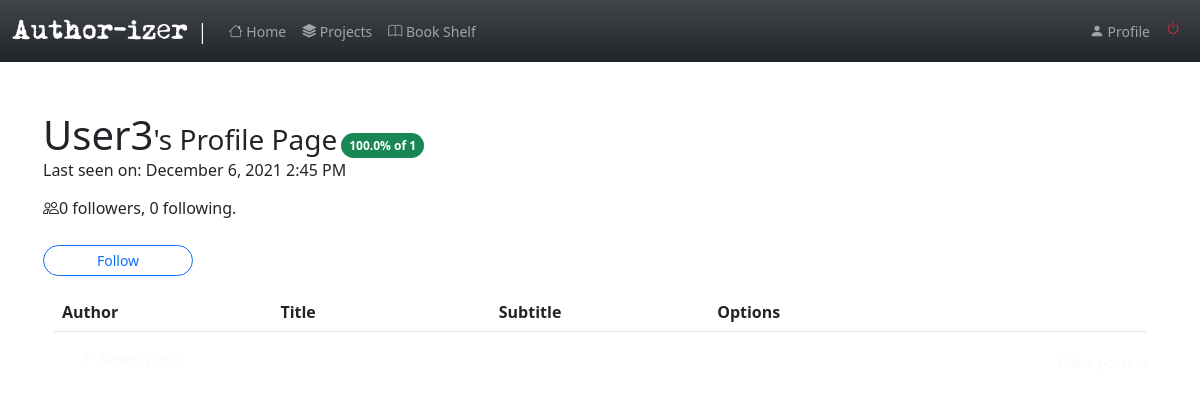
Page /user/user3 (signed in) on the earlier database version.
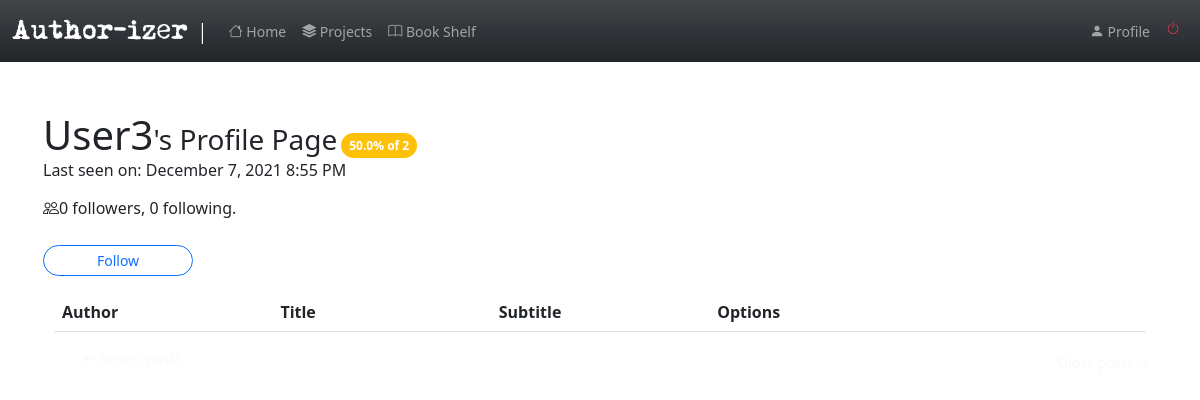
Same page on the later database version.
### app/models.py (models this page shows, shortened)
class User(UserMixin, db.Model):
    id = db.Column(db.Integer, primary_key=True )
    username = db.Column(db.String(64), index=True, unique=True)
    email = db.Column(db.String(120), index=True, unique=True)
    password_hash = db.Column(db.String(128))
    posts = db.relationship('Post', backref='author', lazy='dynamic')
    about_me = db.Column(db.String(140))
    last_seen = db.Column(db.DateTime, default=datetime.utcnow)
    followed = db.relationship(
        'User', secondary=followers,
        primaryjoin=(followers.c.follower_id == id),
        secondaryjoin=(followers.c.followed_id == id),
        backref=db.backref('followers', lazy='dynamic'), lazy='dynamic')
    def is_following(self, user):
        return self.followed.filter(
            followers.c.followed_id == user.id).count() > 0

### app/routes.py (the view)
@app.route('/user/<username>')
@login_required
def user(username):
    user = User.query.filter_by(username=username).first_or_404()
    page = request.args.get('page', 1, type=int)
    authorate= user_rating(username)
    posts = user.posts.order_by(Post.timestamp.desc()).paginate(
        page, app.config['POSTS_PER_PAGE'], False)
    next_url = url_for('user', username=user.username, page=posts.next_num) \
        if posts.has_next else None
    prev_url = url_for('user', username=user.username, page=posts.prev_num) \
        if posts.has_prev else None
    form = EmptyForm()
    return render_template('user.html', user=user, posts=posts.items,
                           next_url=next_url, prev_url=prev_url, form=form, username=current_user.username,authorate=authorate, total=total_rating)

### app/forms.py
class SearchForm(FlaskForm):
    q = StringField(('Search'), validators=[DataRequired()])
    def __init__(self, *args, **kwargs):
        if 'formdata' not in kwargs:
            kwargs['formdata'] = request.args
        if 'csrf_enabled' not in kwargs:
            kwargs['csrf_enabled'] = False
        super(SearchForm, self).__init__(*args, **kwargs)

class EmptyForm(FlaskForm):
    submit = SubmitField('Submit')

### app/models.py (called while the page is built)
@login.user_loader
def load_user(id):
    return User.query.get(int(id))

    @classmethod
    def before_commit(cls, session):
        session._changes = {
            'add': list(session.new),
            'update': list(session.dirty),
            'delete': list(session.deleted)
        }

    @classmethod
    def after_commit(cls, session):
        for obj in session._changes['add']:
            if isinstance(obj, SearchableMixin):
                add_to_index(obj.__tablename__, obj)
        for obj in session._changes['update']:
            if isinstance(obj, SearchableMixin):
                add_to_index(obj.__tablename__, obj)
        for obj in session._changes['delete']:
            if isinstance(obj, SearchableMixin):
                remove_from_index(obj.__tablename__, obj)
        session._changes = None

### app/rating.py (called while the page is built)
def user_rating(username):
    conts=[]
    contributes=Contribute.query.filter_by(contributor=username).all()
    num=len(contributes)
    for contribute in contributes:
        if contribute.accepted ==1:
            conts.append(contribute)
    acc_len = len(conts)
    if num>0:
        rating=(acc_len*100)/num
        return round(rating,1)
    else:
        return 0

def total_rating(username):
   contributes=Contribute.query.filter_by(contributor=username).all()
   num=len(contributes)
   return num

### app/routes.py (called while the page is built)
@app.before_request
def before_request():
    if current_user.is_authenticated:
        current_user.last_seen = datetime.utcnow()
        db.session.commit()
        g.search_form = SearchForm()

### app/templates/user.html (shortened to what this page needs)
{% extends "base.html" %}
{% import 'bootstrap/form.html' as wtf %}
{% block app_content %}
<table class="container">
    <tr>
        <td>
            <h1 class='d-inline'>{{ user.username.capitalize() }}</h1><h3 class='d-inline'>'s Profile Page</h3>
            {%if authorate >=80%}
            <span class='badge bg-success text-wrap d-inline rounded-pill'> {{authorate}}% of {{total(username=user.username)}}</span>
            {%elif 80>authorate >=50 %}
            <span class='badge bg-warning text-wrap d-inline rounded-pill'> {{authorate}}% of {{total(username=user.username)}}</span>
            {%elif authorate<50 %}
            <span class='badge bg-danger text-wrap d-inline rounded-pill'> {{authorate}}% of {{total(username=user.username)}} </span>
            {%endif%}
            {% if user.last_seen %}
                    <p>Last seen on: {{ moment(user.last_seen).format('LLL') }}</p>
                    {% endif %}
            <p><span>{{ render_icon('people') }}</span>{{ user.followers.count() }} followers, {{ user.followed.count() }} following.</p>
            {% if user == current_user %}
            <p class="btn-sm rounded-pill btn-outline-light float-start"><a class='text-decoration-none text-success ' href="{{ url_for('edit_profile') }}">Edit profile</a></p>
            {% elif not current_user.is_following(user) %}
            <p>
                <form action="{{ url_for('follow', username=user.username) }}" method="post">
                    {{ form.submit(value='Follow', class='btn btn-sm rounded-pill btn-outline-primary') }}
                </form>
            </p>
            {% endif %}
        </td>
    </tr>
</table>
<div class='container'>
    <table class="table">
        <thead>
          <tr class='mb-5 bg-body row-cols-5'>
            <th scope="col-sm-2">Author</th>
            <th scope="col-sm-2">Title</th>
            <th scope="col-sm-2">Subtitle</th>
            <th scope="col-sm-2">Options</th>
            <th scope="col-sm-2">  </th>
          </tr>
        </thead>
    </table>
    </div>
<nav aria-label="...">
    <ul class="pager">
        {% if not prev_url %}
        <li class='btn-sm rounded-pill btn-outline-light d-inline'>
            <a type="button" class="btn-outline-light text-decoration-none" href="{{ prev_url or '#' }}">
                <span aria-hidden="true">&larr;</span> Newer posts
            </a>
        </li>
        {%elif prev_url%}
        <li class="btn-sm rounded-pill btn-secondary d-inline">
            <a type="button" class="btn-outline-light text-decoration-none" href="{{ prev_url or '#' }}">
                <span aria-hidden="true">&larr;</span> Newer posts
            </a>
        </li>
        {% endif %}
        {% if not next_url %}
        <li  class='btn-sm rounded-pill btn-outline-light d-inline float-end' >
            <a type="button" class="btn-outline-light text-decoration-none " href="{{ next_url or '#' }}">
                Older posts <span aria-hidden="true">&rarr;</span>
            </a>
        </li>
        {%elif next_url%}
        <li  class="btn-sm rounded-pill btn-secondary d-inline float-end ">
            <a type="button" class="btn-outline-light text-decoration-none " href="{{ next_url or '#' }}">
                Older posts <span aria-hidden="true">&rarr;</span>
            </a>
        </li>
        {% endif %}
    </ul>
</nav>
{% endblock %}

### app/templates/base.html (shortened to what this page needs)
{% import "bootstrap/form.html" as wtf %}
{% from 'bootstrap/form.html' import render_form, render_field, render_form_row %}
{% from 'bootstrap/utils.html' import render_static, render_messages, render_icon %}
<html lang="en">
<head>
{% block head %}
{% block styles %}
<link rel="stylesheet" href="{{ url_for('static', filename='style.css') }}">
<link href="https://cdn.jsdelivr.net/npm/bootstrap@5.1.3/dist/css/bootstrap.min.css" rel="stylesheet">
<link rel="stylesheet" href="https://cdn.jsdelivr.net/npm/bootstrap-icons@1.7.1/font/bootstrap-icons.css">
{% endblock %}
{% endblock %}
</head>
<body>
{% block navbar %}
<nav class="navbar navbar-expand-lg navbar-dark bg-dark bg-gradient">
    <div class="container-fluid">
      <a class="navbar-brand fs-4" href="{{ url_for('index') }}" id='logo'>Author-izer |</a>
      <div class="collapse navbar-collapse" id="navbarSupportedContent">
        <ul class="navbar-nav me-auto mb-2 mb-lg-0">
          <li class="nav-item">
            <a class="nav-link small " aria-current="page" href="{{ url_for('index') }}"><span>{{ render_icon('house') }}</span> Home</a>
          </li>
          <li class="nav-item small">
            <a class="nav-link " href="{{ url_for('projects') }}"><span >{{ render_icon('stack') }}</span> Projects</a>
          </li>
          <li class="nav-item small"><a class="nav-link" href="{{ url_for('completed') }}"><span>{{ render_icon('book') }}</span> Book Shelf</a></li>
        </ul>
        <ul class="navbar-nav  mb-2 mb-lg-0">
            {% if current_user.is_anonymous %}
            <li class="nav-item small"><a class="nav-link  text-primary " href="{{ url_for('login') }}"> <span >{{ render_icon('door-closed') }}</span> Login</a></li>
            {% else %}
            <li class="nav-item small"><a class="nav-link " href="{{ url_for('user', username=current_user.username) }}"><span >{{ render_icon('person-fill') }}</span> Profile</a></li>
            <li class="nav-item small"><a class="nav-link text-danger  " href="{{ url_for('logout') }}"> {{ render_icon('power', color='danger') }} </a></li>
            {% endif %}
        </ul>
      </div>
    </div>
  </nav>
{% endblock %}
{% block content %}
    <div class="container mt-5">
        {% block app_content %}
        {% endblock %}
    </div>
{% endblock %}
</body>
</html>

### app/static/style.css (style rules this page uses)
.btn { margin-top: 10px; width:150px; }
#logo { font-family: Moms_typewriter; }

Differences in the rows shown:
changed User "User3": last_seen "December 6, 2021 2:45 PM" → "December 7, 2021 8:55 PM"; username "1" → "2"
Other differences:
{{ authorate }}: (not shown) → "50.0"
{{ authorate }}: "100.0" → (not shown)
